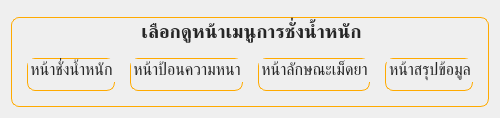
         <widget class="QWidget" name="develops_page">
          <layout class="QVBoxLayout" name="verticalLayout_31">
           <item>
            <widget class="QFrame" name="frame_2">
             <property name="frameShape">
              <enum>QFrame::StyledPanel</enum>
             </property>
             <property name="frameShadow">
              <enum>QFrame::Raised</enum>
             </property>
            </widget>
           </item>
           <item>
            <widget class="QGroupBox" name="view_pages_group">
             <property name="maximumSize">
              <size>
               <width>16777215</width>
               <height>180</height>
              </size>
             </property>
             <property name="font">
              <font>
               <family>Kanit</family>
               <pointsize>14</pointsize>
               <bold>true</bold>
              </font>
             </property>
             <property name="styleSheet">
              <string notr="true">QGroupBox {
	border: solid;
	border-width: 1px;
	border-color: rgb(255, 170, 0);
	border-radius: 8px;
	color: #262626;
}

QPushButton {
	border: none;
}
</string>
             </property>
             <property name="title">
              <string>เลือกดูหน้าเมนูการชั่งน้ำหนัก</string>
             </property>
             <property name="alignment">
              <set>Qt::AlignCenter</set>
             </property>
             <property name="flat">
              <bool>false</bool>
             </property>
             <layout class="QHBoxLayout" name="horizontalLayout_7">
              <property name="spacing">
               <number>15</number>
              </property>
              <property name="leftMargin">
               <number>15</number>
              </property>
              <property name="topMargin">
               <number>40</number>
              </property>
              <property name="rightMargin">
               <number>15</number>
              </property>
              <property name="bottomMargin">
               <number>15</number>
              </property>
              <item>
               <widget class="QGroupBox" name="groupBox">
                <property name="font">
                 <font>
                  <family>Kanit</family>
                  <pointsize>12</pointsize>
                 </font>
                </property>
                <property name="title">
                 <string>หน้าชั่งน้ำหนัก</string>
                </property>
                <property name="alignment">
                 <set>Qt::AlignCenter</set>
                </property>
                <layout class="QVBoxLayout" name="verticalLayout_16">
                 <property name="bottomMargin">
                  <number>0</number>
                 </property>
                 <item>
                  <widget class="QPushButton" name="weight_page_view">
                   <property name="font">
                    <font>
                     <family>Kanit</family>
                     <pointsize>11</pointsize>
                    </font>
                   </property>
                   <property name="cursor">
                    <cursorShape>PointingHandCursor</cursorShape>
                   </property>
                   <property name="layoutDirection">
                    <enum>Qt::LeftToRight</enum>
                   </property>
                   <property name="styleSheet">
                    <string notr="true"/>
                   </property>
                   <property name="text">
                    <string/>
                   </property>
                   <property name="icon">
                    <iconset resource="resource.qrc">
                     <normaloff>:/assets/icon/weighing.png</normaloff>:/assets/icon/weighing.png</iconset>
                   </property>
                   <property name="iconSize">
                    <size>
                     <width>80</width>
                     <height>80</height>
                    </size>
                   </property>
                   <property name="shortcut">
                    <string/>
                   </property>
                   <property name="autoRepeat">
                    <bool>false</bool>
                   </property>
                  </widget>
                 </item>
                </layout>
               </widget>
              </item>
              <item>
               <widget class="QGroupBox" name="groupBox_2">
                <property name="font">
                 <font>
                  <family>Kanit</family>
                  <pointsize>12</pointsize>
                 </font>
                </property>
                <property name="title">
                 <string>หน้าป้อนความหนา</string>
                </property>
                <property name="alignment">
                 <set>Qt::AlignCenter</set>
                </property>
                <layout class="QVBoxLayout" name="verticalLayout_17">
                 <property name="bottomMargin">
                  <number>0</number>
                 </property>
                 <item>
                  <widget class="QPushButton" name="thickness_page_view">
                   <property name="font">
                    <font>
                     <family>Kanit</family>
                     <pointsize>11</pointsize>
                    </font>
                   </property>
                   <property name="cursor">
                    <cursorShape>PointingHandCursor</cursorShape>
                   </property>
                   <property name="layoutDirection">
                    <enum>Qt::LeftToRight</enum>
                   </property>
                   <property name="styleSheet">
                    <string notr="true"/>
                   </property>
                   <property name="text">
                    <string/>
                   </property>
                   <property name="icon">
                    <iconset resource="resource.qrc">
                     <normaloff>:/assets/icon/thickness.png</normaloff>:/assets/icon/thickness.png</iconset>
                   </property>
                   <property name="iconSize">
                    <size>
                     <width>80</width>
                     <height>80</height>
                    </size>
                   </property>
                   <property name="shortcut">
                    <string/>
                   </property>
                   <property name="autoRepeat">
                    <bool>false</bool>
                   </property>
                  </widget>
                 </item>
                </layout>
               </widget>
              </item>
              <item>
               <widget class="QGroupBox" name="groupBox_3">
                <property name="font">
                 <font>
                  <family>Kanit</family>
                  <pointsize>12</pointsize>
                 </font>
                </property>
                <property name="title">
                 <string>หน้าลักษณะเม็ดยา</string>
                </property>
                <property name="alignment">
                 <set>Qt::AlignCenter</set>
                </property>
                <layout class="QVBoxLayout" name="verticalLayout_29">
                 <property name="bottomMargin">
                  <number>0</number>
                 </property>
                 <item>
                  <widget class="QPushButton" name="characteristics_page_view">
                   <property name="font">
                    <font>
                     <family>Kanit</family>
                     <pointsize>11</pointsize>
                    </font>
                   </property>
                   <property name="cursor">
                    <cursorShape>PointingHandCursor</cursorShape>
                   </property>
                   <property name="layoutDirection">
                    <enum>Qt::LeftToRight</enum>
                   </property>
                   <property name="styleSheet">
                    <string notr="true"/>
                   </property>
                   <property name="text">
                    <string/>
                   </property>
                   <property name="icon">
                    <iconset resource="resource.qrc">
                     <normaloff>:/assets/icon/characteristics.png</normaloff>:/assets/icon/characteristics.png</iconset>
                   </property>
                   <property name="iconSize">
                    <size>
                     <width>80</width>
                     <height>80</height>
                    </size>
                   </property>
                   <property name="shortcut">
                    <string/>
                   </property>
                   <property name="autoRepeat">
                    <bool>false</bool>
                   </property>
                  </widget>
                 </item>
                </layout>
               </widget>
              </item>
              <item>
               <widget class="QGroupBox" name="groupBox_4">
                <property name="font">
                 <font>
                  <family>Kanit</family>
                  <pointsize>12</pointsize>
                 </font>
                </property>
                <property name="title">
                 <string>หน้าสรุปข้อมูล</string>
                </property>
                <property name="alignment">
                 <set>Qt::AlignCenter</set>
                </property>
                <layout class="QVBoxLayout" name="verticalLayout_30">
                 <property name="bottomMargin">
                  <number>0</number>
                 </property>
                 <item>
                  <widget class="QPushButton" name="summary_page_view">
                   <property name="font">
                    <font>
                     <family>Kanit</family>
                     <pointsize>11</pointsize>
                    </font>
                   </property>
                   <property name="cursor">
                    <cursorShape>PointingHandCursor</cursorShape>
                   </property>
                   <property name="layoutDirection">
                    <enum>Qt::LeftToRight</enum>
                   </property>
                   <property name="styleSheet">
                    <string notr="true"/>
                   </property>
                   <property name="text">
                    <string/>
                   </property>
                   <property name="icon">
                    <iconset resource="resource.qrc">
                     <normaloff>:/assets/icon/summary.png</normaloff>:/assets/icon/summary.png</iconset>
                   </property>
                   <property name="iconSize">
                    <size>
                     <width>80</width>
                     <height>80</height>
                    </size>
                   </property>
                   <property name="shortcut">
                    <string/>
                   </property>
                   <property name="autoRepeat">
                    <bool>false</bool>
                   </property>
                  </widget>
                 </item>
                </layout>
               </widget>
              </item>
             </layout>
            </widget>
           </item>
          </layout>
         </widget>
